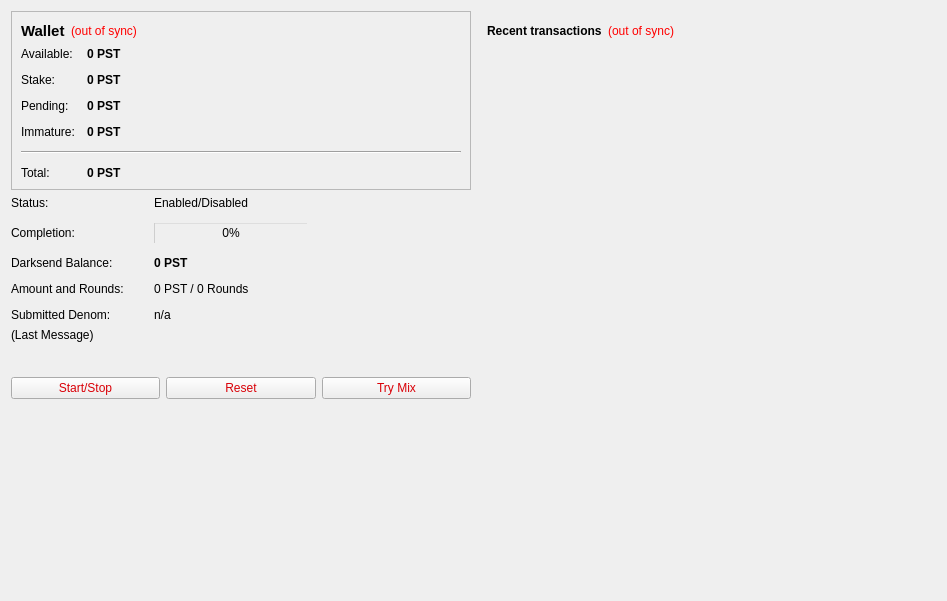
<?xml version="1.0" encoding="UTF-8"?>
<ui version="4.0">
 <class>OverviewPage</class>
 <widget class="QWidget" name="OverviewPage">
  <property name="geometry">
   <rect>
    <x>0</x>
    <y>0</y>
    <width>947</width>
    <height>601</height>
   </rect>
  </property>
  <property name="windowTitle">
   <string>Form</string>
  </property>
  <layout class="QHBoxLayout" name="horizontalLayout" stretch="1,1">
   <item>
    <layout class="QVBoxLayout" name="verticalLayout_2">
     <item>
      <widget class="QFrame" name="frame">
       <property name="frameShape">
        <enum>QFrame::StyledPanel</enum>
       </property>
       <property name="frameShadow">
        <enum>QFrame::Raised</enum>
       </property>
       <layout class="QVBoxLayout" name="verticalLayout_4">
        <item>
         <layout class="QHBoxLayout" name="horizontalLayout_4">
          <item>
           <widget class="QLabel" name="label_5">
            <property name="font">
             <font>
              <pointsize>11</pointsize>
              <weight>75</weight>
              <bold>true</bold>
             </font>
            </property>
            <property name="text">
             <string>Wallet</string>
            </property>
           </widget>
          </item>
          <item>
           <widget class="QLabel" name="labelWalletStatus">
            <property name="toolTip">
             <string>The displayed information may be out of date. Your wallet automatically synchronizes with the Pristinecoin network after a connection is established, but this process has not completed yet.</string>
            </property>
            <property name="styleSheet">
             <string notr="true">QLabel { color: red; }</string>
            </property>
            <property name="text">
             <string notr="true">(out of sync)</string>
            </property>
            <property name="alignment">
             <set>Qt::AlignLeading|Qt::AlignLeft|Qt::AlignVCenter</set>
            </property>
           </widget>
          </item>
          <item>
           <spacer name="horizontalSpacer_2">
            <property name="orientation">
             <enum>Qt::Horizontal</enum>
            </property>
            <property name="sizeHint" stdset="0">
             <size>
              <width>40</width>
              <height>20</height>
             </size>
            </property>
           </spacer>
          </item>
         </layout>
        </item>
        <item>
         <layout class="QFormLayout" name="formLayout_2">
          <property name="fieldGrowthPolicy">
           <enum>QFormLayout::AllNonFixedFieldsGrow</enum>
          </property>
          <property name="horizontalSpacing">
           <number>12</number>
          </property>
          <property name="verticalSpacing">
           <number>12</number>
          </property>
          <item row="0" column="0">
           <widget class="QLabel" name="label">
            <property name="text">
             <string>Available:</string>
            </property>
           </widget>
          </item>
          <item row="0" column="1">
           <widget class="QLabel" name="labelBalance">
            <property name="font">
             <font>
              <weight>75</weight>
              <bold>true</bold>
             </font>
            </property>
            <property name="cursor">
             <cursorShape>IBeamCursor</cursorShape>
            </property>
            <property name="toolTip">
             <string>Your current spendable balance</string>
            </property>
            <property name="text">
             <string notr="true">0 PST</string>
            </property>
            <property name="textInteractionFlags">
             <set>Qt::LinksAccessibleByMouse|Qt::TextSelectableByKeyboard|Qt::TextSelectableByMouse</set>
            </property>
           </widget>
          </item>
          <item row="1" column="0">
           <widget class="QLabel" name="label_6">
            <property name="text">
             <string>Stake:</string>
            </property>
           </widget>
          </item>
          <item row="1" column="1">
           <widget class="QLabel" name="labelStake">
            <property name="font">
             <font>
              <weight>75</weight>
              <bold>true</bold>
             </font>
            </property>
            <property name="cursor">
             <cursorShape>IBeamCursor</cursorShape>
            </property>
            <property name="toolTip">
             <string>Total coins that were staked, and do not yet count toward the current balance</string>
            </property>
            <property name="text">
             <string notr="true">0 PST</string>
            </property>
            <property name="textInteractionFlags">
             <set>Qt::LinksAccessibleByMouse|Qt::TextSelectableByKeyboard|Qt::TextSelectableByMouse</set>
            </property>
           </widget>
          </item>
          <item row="2" column="0">
           <widget class="QLabel" name="label_3">
            <property name="text">
             <string>Pending:</string>
            </property>
           </widget>
          </item>
          <item row="2" column="1">
           <widget class="QLabel" name="labelUnconfirmed">
            <property name="font">
             <font>
              <weight>75</weight>
              <bold>true</bold>
             </font>
            </property>
            <property name="cursor">
             <cursorShape>IBeamCursor</cursorShape>
            </property>
            <property name="toolTip">
             <string>Total transactions that have yet to be confirmed, and do not yet count toward the current balance</string>
            </property>
            <property name="text">
             <string notr="true">0 PST</string>
            </property>
            <property name="textInteractionFlags">
             <set>Qt::LinksAccessibleByMouse|Qt::TextSelectableByKeyboard|Qt::TextSelectableByMouse</set>
            </property>
           </widget>
          </item>
          <item row="3" column="0">
           <widget class="QLabel" name="labelImmatureText">
            <property name="text">
             <string>Immature:</string>
            </property>
           </widget>
          </item>
          <item row="3" column="1">
           <widget class="QLabel" name="labelImmature">
            <property name="font">
             <font>
              <weight>75</weight>
              <bold>true</bold>
             </font>
            </property>
            <property name="toolTip">
             <string>Mined balance that has not yet matured</string>
            </property>
            <property name="text">
             <string notr="true">0 PST</string>
            </property>
            <property name="textInteractionFlags">
             <set>Qt::LinksAccessibleByMouse|Qt::TextSelectableByKeyboard|Qt::TextSelectableByMouse</set>
            </property>
           </widget>
          </item>
          <item row="4" column="0" colspan="2">
           <widget class="Line" name="line">
            <property name="orientation">
             <enum>Qt::Horizontal</enum>
            </property>
           </widget>
          </item>
          <item row="5" column="0">
           <widget class="QLabel" name="labelTotalText">
            <property name="text">
             <string>Total:</string>
            </property>
           </widget>
          </item>
          <item row="5" column="1">
           <widget class="QLabel" name="labelTotal">
            <property name="font">
             <font>
              <weight>75</weight>
              <bold>true</bold>
             </font>
            </property>
            <property name="cursor">
             <cursorShape>IBeamCursor</cursorShape>
            </property>
            <property name="toolTip">
             <string>Your current total balance</string>
            </property>
            <property name="text">
             <string notr="true">0 PST</string>
            </property>
            <property name="textInteractionFlags">
             <set>Qt::LinksAccessibleByMouse|Qt::TextSelectableByKeyboard|Qt::TextSelectableByMouse</set>
            </property>
           </widget>
          </item>
         </layout>
        </item>
       </layout>
      </widget>
     </item>
     <item>
      <layout class="QVBoxLayout" name="verticalLayout_5">
       <item>
        <layout class="QFormLayout" name="formLayout">
         <property name="fieldGrowthPolicy">
          <enum>QFormLayout::AllNonFixedFieldsGrow</enum>
         </property>
         <property name="horizontalSpacing">
          <number>30</number>
         </property>
         <property name="verticalSpacing">
          <number>12</number>
         </property>
         <item row="0" column="0">
          <widget class="QLabel" name="label_6">
           <property name="text">
            <string>Status:</string>
           </property>
          </widget>
         </item>
         <item row="0" column="1">
          <widget class="QLabel" name="darksendEnabled">
           <property name="styleSheet">
            <string notr="true">color: rgb(0, 0, 0);</string>
           </property>
           <property name="text">
            <string>Enabled/Disabled</string>
           </property>
          </widget>
         </item>
         <item row="1" column="0">
          <widget class="QLabel" name="label_7">
           <property name="styleSheet">
            <string notr="true">color: rgb(0, 0, 0);</string>
           </property>
           <property name="text">
            <string>Completion:</string>
           </property>
          </widget>
         </item>
         <item row="1" column="1">
          <widget class="QProgressBar" name="darksendProgress">
           <property name="maximumSize">
            <size>
             <width>154</width>
             <height>16777215</height>
            </size>
           </property>
           <property name="styleSheet">
            <string notr="true">background:transparent;</string>
           </property>
           <property name="value">
            <number>0</number>
           </property>
          </widget>
         </item>
         <item row="2" column="0">
          <widget class="QLabel" name="labelAnonymizedText">
           <property name="styleSheet">
            <string notr="true">color: rgb(0, 0, 0);</string>
           </property>
           <property name="text">
            <string>Darksend Balance:</string>
           </property>
          </widget>
         </item>
         <item row="2" column="1">
          <widget class="QLabel" name="labelAnonymized">
           <property name="font">
            <font>
             <weight>75</weight>
             <bold>true</bold>
            </font>
           </property>
           <property name="styleSheet">
            <string notr="true">color: rgb(0, 0, 0);</string>
           </property>
           <property name="text">
            <string>0 PST</string>
           </property>
          </widget>
         </item>
         <item row="3" column="0">
          <widget class="QLabel" name="label_8">
           <property name="styleSheet">
            <string notr="true">color: rgb(0, 0, 0);</string>
           </property>
           <property name="text">
            <string>Amount and Rounds:</string>
           </property>
          </widget>
         </item>
         <item row="3" column="1">
          <widget class="QLabel" name="labelAmountRounds">
           <property name="styleSheet">
            <string notr="true">color: rgb(0, 0, 0);</string>
           </property>
           <property name="text">
            <string>0 PST / 0 Rounds</string>
           </property>
          </widget>
         </item>
         <item row="4" column="0">
          <widget class="QLabel" name="label_9">
           <property name="styleSheet">
            <string notr="true">color: rgb(0, 0, 0);</string>
           </property>
           <property name="text">
            <string>Submitted Denom:</string>
           </property>
          </widget>
         </item>
         <item row="4" column="1">
          <widget class="QLabel" name="labelSubmittedDenom">
           <property name="statusTip">
            <string>The denominations you submitted to the Pristinecoin Node. To mix, other users must submit the exact same denominations.</string>
           </property>
           <property name="styleSheet">
            <string notr="true">color: rgb(0, 0, 0);</string>
           </property>
           <property name="text">
            <string>n/a</string>
           </property>
          </widget>
         </item>
        </layout>
       </item>
       <item>
        <widget class="QLabel" name="darksendStatus">
         <property name="minimumSize">
          <size>
           <width>288</width>
           <height>43</height>
          </size>
         </property>
         <property name="styleSheet">
          <string notr="true">color: rgb(0, 0, 0);</string>
         </property>
         <property name="text">
          <string>(Last Message)</string>
         </property>
         <property name="alignment">
          <set>Qt::AlignLeading|Qt::AlignLeft|Qt::AlignTop</set>
         </property>
         <property name="wordWrap">
          <bool>true</bool>
         </property>
        </widget>
       </item>
       <item>
        <layout class="QHBoxLayout" name="horizontalLayout_2">
         <item>
          <widget class="QPushButton" name="toggleDarksend">
           <property name="sizePolicy">
            <sizepolicy hsizetype="MinimumExpanding" vsizetype="Fixed">
             <horstretch>0</horstretch>
             <verstretch>0</verstretch>
            </sizepolicy>
           </property>
           <property name="styleSheet">
            <string notr="true">color: rgb(217, 0, 7);</string>
           </property>
           <property name="text">
            <string>Start/Stop</string>
           </property>
          </widget>
         </item>
         <item>
          <widget class="QPushButton" name="darksendReset">
           <property name="sizePolicy">
            <sizepolicy hsizetype="MinimumExpanding" vsizetype="Fixed">
             <horstretch>0</horstretch>
             <verstretch>0</verstretch>
            </sizepolicy>
           </property>
           <property name="toolTip">
            <string>Reset the current status of Darksend (can interrupt Darksend if it's in the process of Mixing, which can cost you money!)</string>
           </property>
           <property name="autoFillBackground">
            <bool>false</bool>
           </property>
           <property name="styleSheet">
            <string notr="true">color: rgb(217, 0, 7);</string>
           </property>
           <property name="text">
            <string>Reset</string>
           </property>
          </widget>
         </item>
         <item>
          <widget class="QPushButton" name="darksendAuto">
           <property name="sizePolicy">
            <sizepolicy hsizetype="MinimumExpanding" vsizetype="Fixed">
             <horstretch>0</horstretch>
             <verstretch>0</verstretch>
            </sizepolicy>
           </property>
           <property name="toolTip">
            <string>Try to manually submit a Darksend request.</string>
           </property>
           <property name="styleSheet">
            <string notr="true">color: rgb(217, 0, 7);</string>
           </property>
           <property name="text">
            <string>Try Mix</string>
           </property>
          </widget>
         </item>
        </layout>
       </item>
      </layout>
     </item>
     <item>
      <spacer name="verticalSpacer">
       <property name="orientation">
        <enum>Qt::Vertical</enum>
       </property>
       <property name="sizeHint" stdset="0">
        <size>
         <width>20</width>
         <height>40</height>
        </size>
       </property>
      </spacer>
     </item>
    </layout>
   </item>
   <item>
    <layout class="QVBoxLayout" name="verticalLayout_3">
     <item>
      <widget class="QFrame" name="frameDarksend">
       <property name="sizePolicy">
        <sizepolicy hsizetype="MinimumExpanding" vsizetype="MinimumExpanding">
         <horstretch>0</horstretch>
         <verstretch>0</verstretch>
        </sizepolicy>
       </property>
       <property name="minimumSize">
        <size>
         <width>300</width>
         <height>261</height>
        </size>
       </property>
       <property name="styleSheet">
        <string notr="true">background:transparent;</string>
       </property>
       <property name="frameShape">
        <enum>QFrame::StyledPanel</enum>
       </property>
       <property name="frameShadow">
        <enum>QFrame::Raised</enum>
       </property>
       <widget class="QFrame" name="frame_2">
        <property name="geometry">
         <rect>
          <x>0</x>
          <y>0</y>
          <width>459</width>
          <height>541</height>
         </rect>
        </property>
        <property name="frameShape">
         <enum>QFrame::StyledPanel</enum>
        </property>
        <property name="frameShadow">
         <enum>QFrame::Raised</enum>
        </property>
        <layout class="QVBoxLayout" name="verticalLayout">
         <item>
          <layout class="QHBoxLayout" name="horizontalLayout_2">
           <item>
            <widget class="QLabel" name="label_4">
             <property name="text">
              <string>&lt;b&gt;Recent transactions&lt;/b&gt;</string>
             </property>
            </widget>
           </item>
           <item>
            <widget class="QLabel" name="labelTransactionsStatus">
             <property name="toolTip">
              <string>The displayed information may be out of date. Your wallet automatically synchronizes with the Pristinecoin network after a connection is established, but this process has not completed yet.</string>
             </property>
             <property name="styleSheet">
              <string notr="true">QLabel { color: red; }</string>
             </property>
             <property name="text">
              <string notr="true">(out of sync)</string>
             </property>
             <property name="alignment">
              <set>Qt::AlignRight|Qt::AlignTrailing|Qt::AlignVCenter</set>
             </property>
            </widget>
           </item>
           <item>
            <spacer name="horizontalSpacer">
             <property name="orientation">
              <enum>Qt::Horizontal</enum>
             </property>
             <property name="sizeHint" stdset="0">
              <size>
               <width>40</width>
               <height>20</height>
              </size>
             </property>
            </spacer>
           </item>
          </layout>
         </item>
         <item>
          <widget class="QListView" name="listTransactions">
           <property name="styleSheet">
            <string notr="true">QListView { background: transparent; }</string>
           </property>
           <property name="frameShape">
            <enum>QFrame::NoFrame</enum>
           </property>
           <property name="verticalScrollBarPolicy">
            <enum>Qt::ScrollBarAlwaysOff</enum>
           </property>
           <property name="horizontalScrollBarPolicy">
            <enum>Qt::ScrollBarAlwaysOff</enum>
           </property>
           <property name="selectionMode">
            <enum>QAbstractItemView::NoSelection</enum>
           </property>
          </widget>
         </item>
        </layout>
       </widget>
      </widget>
     </item>
     <item>
      <spacer name="verticalSpacer_2">
       <property name="orientation">
        <enum>Qt::Vertical</enum>
       </property>
       <property name="sizeHint" stdset="0">
        <size>
         <width>20</width>
         <height>40</height>
        </size>
       </property>
      </spacer>
     </item>
    </layout>
   </item>
  </layout>
 </widget>
 <resources/>
 <connections/>
</ui>
